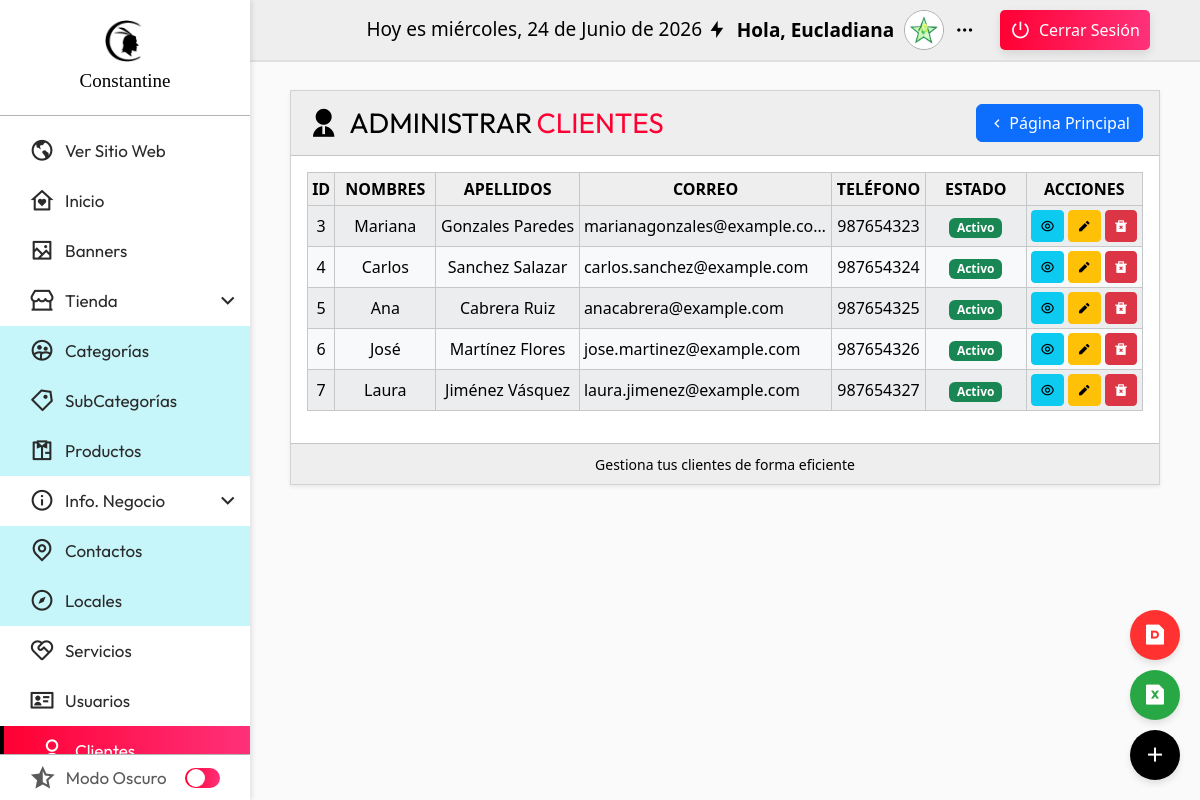
Screenshot of /admin/seccion/clientes/index.php (signed in) with the database file from the repository.
### tables this page shows
CREATE TABLE usuarios (
    id_usuario BIGINT(20) NOT NULL AUTO_INCREMENT PRIMARY KEY,
    dni VARCHAR(8),
    nombres VARCHAR(255),
    apellidos VARCHAR(255),
    usuario VARCHAR(255) NOT NULL,
    correo VARCHAR(255) NOT NULL,
    telefono VARCHAR(20) NOT NULL,
    direccion VARCHAR(255) NOT NULL,
    genero ENUM('Masculino', 'Femenino', 'Otro') NOT NULL,
    foto VARCHAR(255),
    password VARCHAR(255) NOT NULL,
    id_rol BIGINT(20),
    fecha_creacion TIMESTAMP DEFAULT CURRENT_TIMESTAMP,
    fecha_ultimo_acceso TIMESTAMP DEFAULT CURRENT_TIMESTAMP ON UPDATE CURRENT_TIMESTAMP,
    estado TINYINT(1) DEFAULT 1,
    FOREIGN KEY (id_rol) REFERENCES roles(id_rol) ON DELETE SET NULL
);

### admin/seccion/clientes/index.php (the view, shortened to what this page needs)
<?php
    include("../inicio/conexion.php");
    $sentencia = $conexion->prepare("SELECT u.*, r.rol_nombre
        FROM usuarios u
        LEFT JOIN roles r ON u.id_rol = r.id_rol
        WHERE u.id_rol = 5  -- Asumiendo que el rol de cliente es 3
    ");
    $sentencia->execute();
    $listaClientes = $sentencia->fetchAll(PDO::FETCH_ASSOC);
    include("../../templates/header_admin.php");
?>
<div id="ventana_escritorio" class="card shadow-sm d-none d-lg-block rounded-0">
    <div class="card-header d-flex justify-content-between align-items-center rounded-0" style="color: var(--color_texto); background-color: var(--color_barra_superior);">
        <span class="titulo_categoria d-flex align-items-center gap-1 flex-wrap">
            <i class="ri-user-2-fill"></i>
            Administrar <span class="text_red">Clientes</span>
        </span>
        <a name="atras" id="atras" class="btn btn-primary d-flex align-items-center gap-1" href="../inicio/" role="button">
            <i class="ri-arrow-left-s-line"></i> Página Principal
        </a>
    </div>
    <div class="card-body" style="color: var(--color_texto); background-color: var(--color_barra_lateral);">
        <div class="table-responsive">
            <table class="table table-sm table-bordered table-light table-hover align-middle table-striped table-fixed">
                <thead>
                    <tr>
                        <th class="text-center">ID</th>
                        <th class="text-center">Nombres</th>
                        <th class="text-center">Apellidos</th>
                        <th class="text-center">Correo</th>
                        <th class="text-center">Teléfono</th>
                        <th class="text-center">Estado</th>
                        <th class="text-center">Acciones</th>
                    </tr>
                </thead>
                <tbody>
                    <?php foreach($listaClientes as $cliente) { ?>
                        <tr class="align-middle">
                            <td class="text-center"><?php echo $cliente['id_usuario']; ?></td>
                            <td class="text-center"><?php echo $cliente['nombres']; ?></td>
                            <td class="text-center"><?php echo $cliente['apellidos']; ?></td>
                            <td><?php echo $cliente['correo']; ?></td>
                            <td class="text-center"><?php echo $cliente['telefono'] ?? 'N/A'; ?></td>
                            <td class="text-center">
                                <?php echo $cliente['estado'] == 1 ? '<span class="badge bg-success">Activo</span>' : '<span class="badge bg-danger">Inactivo</span>'; ?>
                            </td>
                            <td class="align-middle text-center">
                                <button class="btn btn-info btn-sm" data-bs-toggle="modal" data-bs-target="#modalVerCliente<?php echo $cliente['id_usuario']; ?>">
                                    <i class="ri-eye-line"></i>
                                </button>
                                <a class="btn btn-warning btn-sm <?php echo $permiso['editar']; ?>" href="editar.php?txtID=<?php echo $cliente['id_usuario']; ?>" role="button">
                                    <i class="ri-pencil-fill"></i>
                                </a>
                                <button <?php echo $permiso['eliminar']; ?> class="btn btn-danger btn-sm" onclick="confirmDelete(<?php echo $cliente['id_usuario']; ?>)">
                                    <i class="ri-delete-bin-2-fill"></i>
                                </button>
                            </td>
                        </tr>
                    <?php } ?>
                </tbody>
            </table>
        </div>
    </div>
    <div class="card-footer text-center rounded-0" style="color: var(--color_texto); background-color: var(--color_barra_superior);">
        <small>Gestiona tus clientes de forma eficiente</small>
    </div>
</div>
<div class="main_botones_flotantes">
    <div class="botones_fixed">
        <li>
            <a class="boton_pdf" href="generar-pdf.php">
                <i class="ri-file-pdf-fill"></i>
            </a>
        </li>
        <li>
            <a class="boton_excel" href="generar-excel.php">
                <i class="ri-file-excel-fill"></i>
            </a>
        </li>
        <li>
            <a class="boton_agregar <?php echo $permiso['crear']; ?>" href="crear.php">
                <i class="ri-add-line"></i>
            </a>
        </li>
    </div>
</div>
<?php include("../../templates/footer_admin.php"); ?>

### admin/css/header.css (style rules this page uses)
:root { --nav_font: 'Outfit','Segoe UI', Tahoma, Geneva, Verdana, sans-serif; --titulo_font: "Outfit", sans-serif; --logo_font: "BankGothic"; --color_primario: #000000; --color_secundario: #FF0033; --color_blanco: #ffebeb; --titulo_cuerpo: 30px; --subtitulo_cuerpo: 20px; --parrafo_cuerpo: 15px; --titulo_lista: 23px; --color_barra_lateral:rgb(255,255,255); --color_barra_superior:rgb(238,238,238); --color_texto: rgb(0,0,0); --color_texto_menu:rgb(42, 42, 42); --color_menu_hover:rgb(238,238,238); --color_menu_hover_texto:rgb(0,0,0); --color_submenu_bg: #c7f6fa; --color_boton: #FF0033; --color_boton_hover: rgb(0,0,0); --color_boton_texto:rgb(255,255,255); --color_hover_modulo: linear-gradient(to left, #FF317A, var(--color_secundario)); --color_linea:rgb(180,180,180); --color_switch_base :rgb(201,202,206); --color_switch_circulo:rgb(148, 148, 148); --color_scroll:rgb(192,192,192); --color_scroll_hover:rgb(134,134,134); --color_main_bg: rgb(250, 250, 250); --color_main_text: rgb(0, 0, 0); }
* { margin: 0; padding: 0; box-sizing: border-box; }
body { height: 100vh; width: 100%; }
.text_red { color: var(--color_secundario); }
.titulo_categoria { font-family: var(--titulo_font); font-size: 28px; text-transform: uppercase; }
.titulo_categoria i { font-size: 2rem; margin-right: 5px; }
.table-fixed th, .table-fixed td { max-width: 230px; white-space: nowrap; overflow: hidden; text-overflow: ellipsis; }
.table thead tr { background: var(--color_barra_superior); }
.table thead th { background: transparent; text-transform: uppercase; }
.main_botones_flotantes { position: fixed; bottom: 20px; right: 20px; display: flex; flex-direction: column; gap: 10px; z-index: 1000; }
.botones_fixed { display: flex; flex-direction: column; gap: 10px; }
.botones_fixed li { list-style-type: none; }
.botones_fixed a { display: flex; justify-content: center; align-items: center; width: 50px; height: 50px; border-radius: 50%; color: #fff; text-align: center; box-shadow: 0px 4px 6px rgba(0, 0, 0, 0.1); transition: background-color 0.3s ease; text-decoration: none; }
.boton_pdf { background-color: #ff3131; }
.boton_excel { background-color: #28a745; }
.boton_agregar { background-color: #000; }
.botones_fixed i { font-size: 24px; }

### admin/seccion/clientes/index.php (style rules this page uses)
.table th, .table td { max-width: 250px; overflow: hidden; white-space: nowrap; text-overflow: ellipsis; }
.table th:nth-child(1), .table td:nth-child(1) { width: 20px; }
.table th:nth-child(2), .table td:nth-child(2) { width: 100px; }
.table th:nth-child(3), .table td:nth-child(3) { width: 100px; }
.table th:nth-child(4), .table td:nth-child(4) { width: 100px; }
.table th:nth-child(5), .table td:nth-child(5) { width: 80px; }
.table th:nth-child(6), .table td:nth-child(6) { width: 100px; }
.table th:nth-child(7), .table td:nth-child(7) { width: 50px; }
.table th:nth-child(7), .table td:nth-child(8) { width: 50px; }

### rows the page displays
usuarios: id_usuario "3", nombres "Mariana", apellidos "Gonzales Paredes", correo "marianagonzales@example.com", telefono "987654323", estado "Activo"
usuarios: id_usuario "4", nombres "Carlos", apellidos "Sanchez Salazar", correo "carlos.sanchez@example.com", telefono "987654324", estado "Activo"
usuarios: id_usuario "5", nombres "Ana", apellidos "Cabrera Ruiz", correo "anacabrera@example.com", telefono "987654325", estado "Activo"
usuarios: id_usuario "6", nombres "José", apellidos "Martínez Flores", correo "jose.martinez@example.com", telefono "987654326", estado "Activo"
usuarios: id_usuario "7", nombres "Laura", apellidos "Jiménez Vásquez", correo "laura.jimenez@example.com", telefono "987654327", estado "Activo"

### other values shown
fechaC() "Hoy es miércoles, 24 de Junio de 2026"
$_SESSION['nombres'] "Eucladiana"
